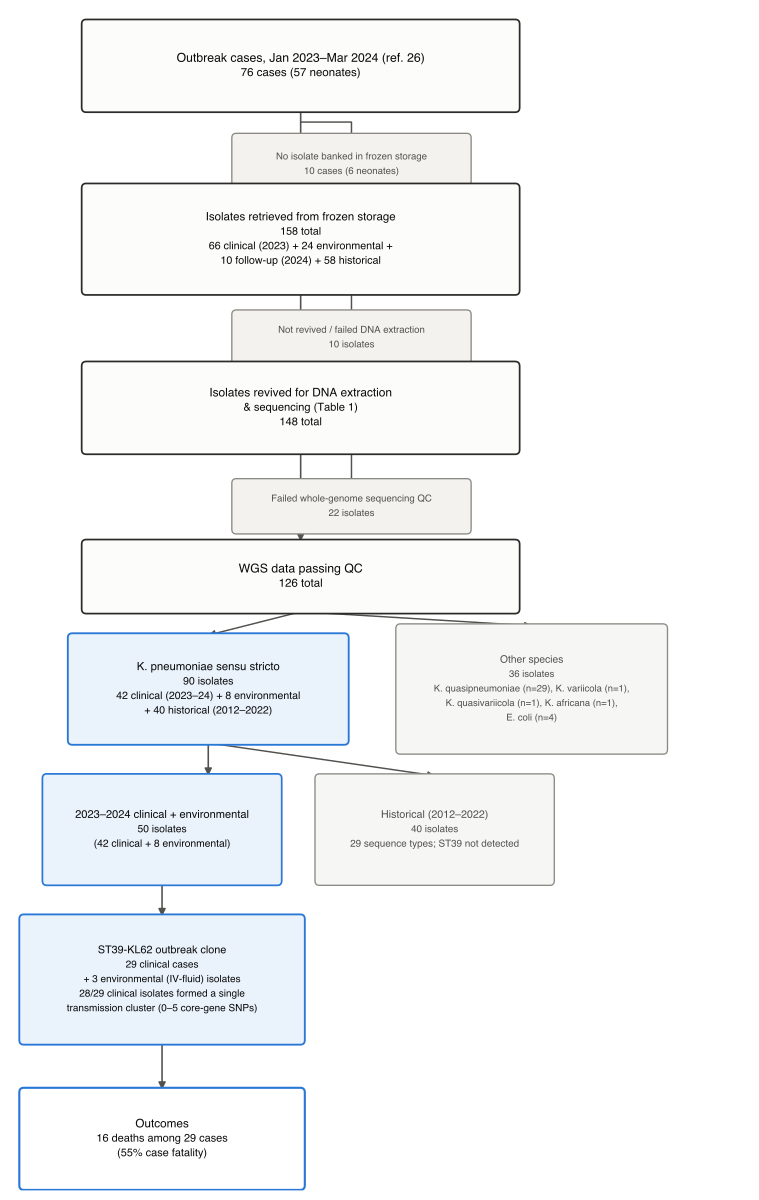

Source code (Python):
#!/usr/bin/env python3
"""
Figure 3 — Study sample flow diagram

Paper: Foster-Nyarko E et al. Molecular characterisation of a Klebsiella
pneumoniae neonatal sepsis outbreak in a rural Gambian hospital: a
retrospective genomic epidemiology investigation. Microb Genom (2026).

Recreated as a reproducible CONSORT-style flow diagram (the original was
built manually in Adobe Illustrator; this script replaces that with a
scripted equivalent so the figure can be regenerated and version-controlled).
Traces the study population from the original outbreak report (ref. 26)
through isolate availability, sequencing, quality control, species
confirmation, and identification of the ST39 outbreak clone, addressing
peer-review comments requesting a flow diagram linking case-level counts to
isolate-level and genomic outcomes. All counts are sourced from Table 1 and
the Results text of the main manuscript (values current as of the
18-Sep-2026 revision).

Requirements:
    pip install matplotlib

Output:
    fig03_flow_diagram.pdf
    fig03_flow_diagram.svg
"""

import matplotlib.pyplot as plt
from matplotlib.patches import FancyBboxPatch, FancyArrowPatch
from matplotlib.path import Path as MplPath

plt.rcParams['font.family'] = 'Helvetica'

# ---------- Palette (validated categorical set; used sparingly) ----------
INK = "#0b0b0b"
INK_SECONDARY = "#52514e"
BORDER = "#8a8983"
MAIN_FILL = "#fcfcfb"
MAIN_BORDER = "#2a2a28"
EXCLUDE_FILL = "#f3f2ee"
EXCLUDE_BORDER = "#8a8983"
HIGHLIGHT_FILL = "#eaf2fc"      # light tint of categorical slot 1 (blue #2a78d6)
HIGHLIGHT_BORDER = "#2a78d6"
TERMINAL_FILL = "#f6f6f4"
TERMINAL_BORDER = "#8a8983"

FIG_W, FIG_H = 8.0, 12.6


def box(ax, cx, cy, w, h, lines, fill=MAIN_FILL, edge=MAIN_BORDER, lw=1.3,
        fontsize=8.3, bold_first=True, text_color=INK):
    p = FancyBboxPatch(
        (cx - w / 2, cy - h / 2), w, h,
        boxstyle="round,pad=0.02,rounding_size=0.05",
        linewidth=lw, edgecolor=edge, facecolor=fill, zorder=3,
    )
    ax.add_patch(p)
    n = len(lines)
    for i, line in enumerate(lines):
        y = cy + (n - 1) / 2 * 0.155 - i * 0.155
        weight = "bold" if (bold_first and i == 0) else "normal"
        size = fontsize + 0.6 if (bold_first and i == 0) else fontsize
        ax.text(cx, y, line, ha="center", va="center", fontsize=size,
                 weight=weight, color=text_color, zorder=4, linespacing=1.3)
    return p


def varrow(ax, x, y_top, y_bottom, color=INK_SECONDARY, lw=1.2):
    ax.add_patch(FancyArrowPatch(
        (x, y_top), (x, y_bottom), arrowstyle="-|>", mutation_scale=11,
        linewidth=lw, color=color, zorder=2, shrinkA=0, shrinkB=0))


def elbow_arrow(ax, x_start, y_start, x_end, y_end, color=INK_SECONDARY, lw=1.1):
    """Right-angle connector: down/across then arrow into the side box."""
    verts = [(x_start, y_start), (x_end, y_start), (x_end, y_end)]
    codes = [MplPath.MOVETO, MplPath.LINETO, MplPath.LINETO]
    path = MplPath(verts, codes)
    ax.add_patch(FancyArrowPatch(
        path=path, arrowstyle="-|>", mutation_scale=10, linewidth=lw,
        color=color, zorder=2, shrinkA=0, shrinkB=1))


fig, ax = plt.subplots(figsize=(FIG_W, FIG_H))
ax.set_xlim(0, 8)
ax.set_ylim(0, 12.6)
ax.axis("off")

CX = 3.15     # main trunk centre x
EXW = 3.7     # exclusion-box centre x
MW = 4.7      # main box width

# ---------------------------------------------------------------- Stage 1
y1 = 12.0
box(ax, CX, y1, MW, 0.95,
    ["Outbreak cases, Jan 2023–Mar 2024 (ref. 26)",
     "76 cases (57 neonates)"], fontsize=8.6)

# exclusion 1
ey1 = 10.95
box(ax, EXW, ey1, 2.55, 0.62,
    ["No isolate banked in frozen storage",
     "10 cases (6 neonates)"],
    fill=EXCLUDE_FILL, edge=EXCLUDE_BORDER, fontsize=7.2, bold_first=False,
    text_color=INK_SECONDARY, lw=1.0)
elbow_arrow(ax, CX, y1 - 0.60, EXW, ey1)

# ---------------------------------------------------------------- Stage 2
y2 = 10.15
box(ax, CX, y2, MW, 1.15,
    ["Isolates retrieved from frozen storage",
     "158 total",
     "66 clinical (2023) + 24 environmental +",
     "10 follow-up (2024) + 58 historical"], fontsize=8.0)
varrow(ax, CX, y1 - 0.475, y2 + 0.575)

# exclusion 2
ey2 = 9.10
box(ax, EXW, ey2, 2.55, 0.55,
    ["Not revived / failed DNA extraction",
     "10 isolates"],
    fill=EXCLUDE_FILL, edge=EXCLUDE_BORDER, fontsize=7.2, bold_first=False,
    text_color=INK_SECONDARY, lw=1.0)
elbow_arrow(ax, CX, y2 - 0.575, EXW, ey2)

# ---------------------------------------------------------------- Stage 3
y3 = 8.35
box(ax, CX, y3, MW, 0.95,
    ["Isolates revived for DNA extraction",
     "& sequencing (Table 1)", "148 total"], fontsize=8.3)
varrow(ax, CX, y2 - 0.575, y3 + 0.475)

# exclusion 3
ey3 = 7.30
box(ax, EXW, ey3, 2.55, 0.55,
    ["Failed whole-genome sequencing QC",
     "22 isolates"],
    fill=EXCLUDE_FILL, edge=EXCLUDE_BORDER, fontsize=7.2, bold_first=False,
    text_color=INK_SECONDARY, lw=1.0)
elbow_arrow(ax, CX, y3 - 0.475, EXW, ey3)

# ---------------------------------------------------------------- Stage 4
y4 = 6.55
box(ax, CX, y4, MW, 0.75,
    ["WGS data passing QC", "126 total"], fontsize=8.6)
varrow(ax, CX, y3 - 0.475, y4 + 0.375)

# ---------------------------------------------------------------- Stage 5: species split
y5 = 5.35
X_KP = 2.15
X_OTHER = 5.65
box(ax, X_KP, y5, 3.0, 1.15,
    ["K. pneumoniae sensu stricto", "90 isolates",
     "42 clinical (2023–24) + 8 environmental", "+ 40 historical (2012–2022)"],
    fill=HIGHLIGHT_FILL, edge=HIGHLIGHT_BORDER, fontsize=7.9, lw=1.4)
box(ax, X_OTHER, y5, 2.9, 1.35,
    ["Other species", "36 isolates",
     "K. quasipneumoniae (n=29), K. variicola (n=1),",
     "K. quasivariicola (n=1), K. africana (n=1),",
     "E. coli (n=4)"],
    fill=TERMINAL_FILL, edge=TERMINAL_BORDER, fontsize=7.1, bold_first=True,
    text_color=INK_SECONDARY, lw=1.0)

# branch connector from stage 4 to both stage-5 boxes
ax.add_patch(FancyArrowPatch((CX, y4 - 0.375), (X_KP, y5 + 0.575),
                              arrowstyle="-|>", mutation_scale=10,
                              linewidth=1.1, color=INK_SECONDARY, zorder=2,
                              connectionstyle="arc3,rad=0.0", shrinkA=0, shrinkB=0))
ax.add_patch(FancyArrowPatch((CX, y4 - 0.375), (X_OTHER, y5 + 0.675),
                              arrowstyle="-|>", mutation_scale=10,
                              linewidth=1.1, color=INK_SECONDARY, zorder=2,
                              connectionstyle="arc3,rad=0.0", shrinkA=0, shrinkB=0))

# ---------------------------------------------------------------- Stage 6: temporal split within K. pneumoniae
y6 = 3.85
X_2324 = 1.65
X_HIST = 4.6
varrow(ax, X_KP, y5 - 0.575, y6 + 0.575)
box(ax, X_2324, y6, 2.55, 1.15,
    ["2023–2024 clinical + environmental", "50 isolates",
     "(42 clinical + 8 environmental)"],
    fill=HIGHLIGHT_FILL, edge=HIGHLIGHT_BORDER, fontsize=7.7, lw=1.3)
box(ax, X_HIST, y6, 2.55, 1.15,
    ["Historical (2012–2022)", "40 isolates",
     "29 sequence types; ST39 not detected"],
    fill=TERMINAL_FILL, edge=TERMINAL_BORDER, fontsize=7.4, bold_first=True,
    text_color=INK_SECONDARY, lw=1.0)
ax.add_patch(FancyArrowPatch((X_KP, y5 - 0.575), (X_HIST, y6 + 0.575),
                              arrowstyle="-|>", mutation_scale=10,
                              linewidth=1.1, color=INK_SECONDARY, zorder=2,
                              shrinkA=0, shrinkB=0))

# ---------------------------------------------------------------- Stage 7: ST39 clone
y7 = 2.25
box(ax, X_2324, y7, 3.05, 1.35,
    ["ST39-KL62 outbreak clone", "29 clinical cases",
     "+ 3 environmental (IV-fluid) isolates",
     "28/29 clinical isolates formed a single",
     "transmission cluster (0–5 core-gene SNPs)"],
    fill=HIGHLIGHT_FILL, edge=HIGHLIGHT_BORDER, fontsize=7.5, lw=1.4)
varrow(ax, X_2324, y6 - 0.575, y7 + 0.675)

# ---------------------------------------------------------------- Stage 8: outcomes
y8 = 0.55
box(ax, X_2324, y8, 3.05, 1.05,
    ["Outcomes", "16 deaths among 29 cases",
     "(55% case fatality)"],
    fill="#ffffff", edge=HIGHLIGHT_BORDER, fontsize=8.2, lw=1.6)
varrow(ax, X_2324, y7 - 0.675, y8 + 0.525)

plt.tight_layout()
fig.savefig("fig03_flow_diagram.pdf", bbox_inches="tight")
fig.savefig("fig03_flow_diagram.svg", bbox_inches="tight")
print("Saved fig03_flow_diagram.pdf and .svg")
